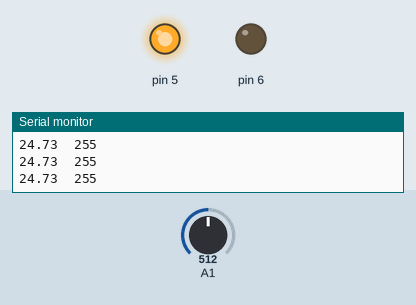
Bench run of a program on a simulated Arduino Uno, built with avr-gcc and run on an emulated ATmega328P. Parts: output pins drawn as LEDs (lit = HIGH), the last lines printed to the serial monitor. Inputs (shaded band) come from the test bench; at power-on: A1 = 512.

Above: at 1.2 s.
1.3 s: A1 set to 627
At 2.2 s:
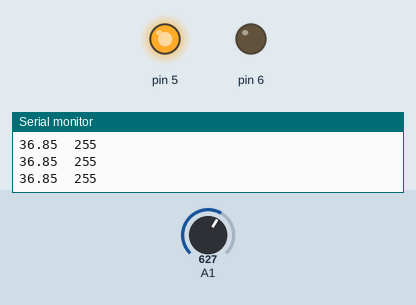
2.9 s: A1 set to 635
At 3.1 s:
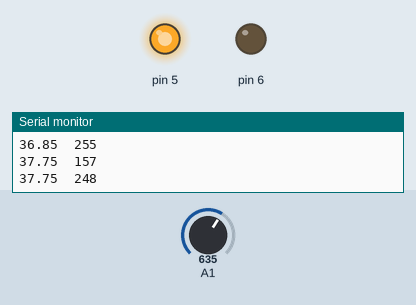
Timing chart, 0 to 7.4 s (numbered marks = the images above; inputs shaded):
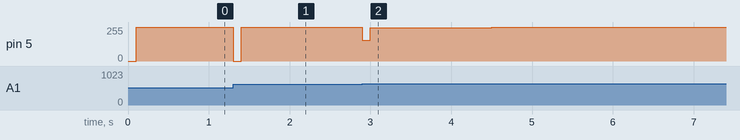

The program:

main.cpp
```cpp
#include <Arduino.h>

uint32_t cas;
int32_t u;
uint32_t dt = 100;
float t = (float)dt/1000.0;
float r = 40.0, e, up, ui, ud, sumE=0.0, epr=0.0;
float Kp=100.0, Kd=10.0, Ki=1.0;

uint32_t Vo;
float R1 = 10000;
float logR2, R2, T;
float c1 = 1.009249522e-03, c2 = 2.378405444e-04, c3 = 2.019202697e-07;

void setup() {
  pinMode(5, OUTPUT);
  pinMode(6, OUTPUT);
  pinMode(A1, INPUT);
  Serial.begin(115200);
}

void loop() {
  while((millis() - cas) < dt);
  cas = millis();
  //digitalWrite(6, !digitalRead(6));

  Vo = analogRead(A1);
  R2 = R1 * (1023.0 / (float)Vo - 1.0);
  logR2 = log(R2);
  T = (1.0 / (c1 + c2*logR2 + c3*logR2*logR2*logR2));
  T = T - 273.15;

  e = r - T;
  up = Kp * e;

  sumE += e * t;
  if(sumE > 255) sumE = 255;
  if(sumE < -255) sumE = -255;
  ui = Ki * sumE;

  ud = Kd * (e - epr)/t;

  u = up + ui + ud;

  if(u>255) u=255;
  else if(u<0) u = 0;

  analogWrite(5, (int)u);

  Serial.print(T);
  Serial.print('\t');
  Serial.println(u);

  epr = e;


}
```

Measured:
- after the input at 1.3 s, pin 5: 255/255 → 0/255 at once, → 255/255 0.10 s later
- after the input at 2.9 s, pin 5: 255/255 → 157/255 at once, → 248/255 0.10 s later, → 249/255 0.20 s later, → 250/255 0.40 s later, … (9 changes in this stretch)
